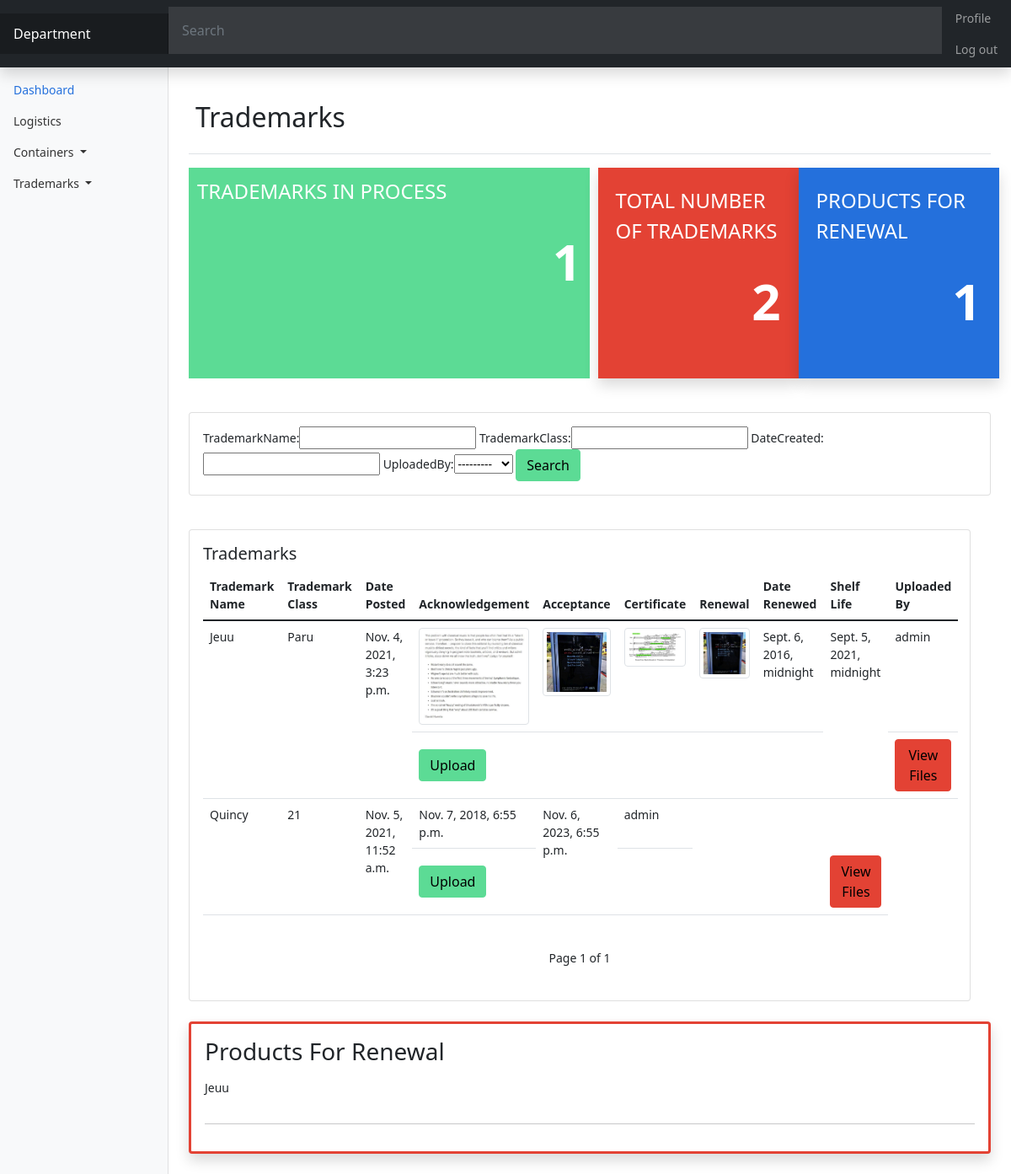
The page /trademark/ (signed in) on the database its author committed.
### app/models.py (models this page shows)
class Trademark(models.Model):
    trademarkName = models.CharField(max_length=100)
    trademarkClass = models.CharField(max_length=100)
    dateCreated = models.DateTimeField(default=timezone.now)
    acknowledgeDoc = models.FileField(upload_to='acknowledge_docs', null=True, blank=True)
    acceptanceDoc = models.FileField(upload_to='acceptance_docs/', null=True, blank=True)
    cert = models.FileField(upload_to='trademark_cert/', null=True, blank=True)
    renewalDoc = models.FileField(upload_to='renewalDocs', null=True, blank=True)
    dateRenewed = models.DateTimeField(default=timezone.now)
    uploadedBy = models.ForeignKey(User, on_delete=models.RESTRICT)
    @property
    def shelfLife(self):
        return self.dateRenewed + datetime.timedelta(days = 365*5)
    def __str__(self):
        return self.trademarkName

### app/views.py (the view)
# urls.py: path('trademark/', views.trademark, name='app-trademark'),
@login_required
def trademark(request):
    trads = Trademark.objects.all()
    tradtot = Trademark.objects.count()
    prodren = Trademark.objects.filter(renewalDoc__exact='').count()
    expi = [x.id for x in trads if x.shelfLife - timezone.now() <= datetime.timedelta(days=185)]
    exp = Trademark.objects.filter(id__in=expi).count()
    trexpired = Trademark.objects.filter(id__in=expi).order_by('-dateRenewed')
    paginator = Paginator(trads, 5)
    page_number = request.GET.get('page')
    page_obj = paginator.get_page(page_number)
    myFilter = TrademarkFilter(request.GET, queryset=trads)
    trads = myFilter.qs
    context = {'trads':trads, 'page_obj':page_obj, 'trexpired':trexpired, 'tradtot':tradtot, 'exp':exp, 'prodren':prodren, 'myFilter':myFilter}
    return render(request, 'app/trademark.html', context)

### app/templates/app/trademark.html (shortened to what this page needs)
{% extends "app/base.html" %}
{% block content %}
{% load static %}
<body class="bodie">
    <header class="navbar navbar-dark sticky-top bg-dark flex-md-nowrap p-0 shadow">
        <a class="navbar-brand col-md-3 col-lg-2 me-0 px-3" href="#">Department</a>
        <input class="form-control form-control-dark w-100 mt-2 py-3" type="text" placeholder="Search" aria-label="Search">
        <div class="navbar-nav">
          <div class="nav-item text-nowrap">
            {% if user.is_authenticated %}
              <a class="nav-link px-3" href="{% url 'profile' %}">Profile</a>
              <a class="nav-link px-3" href="{% url 'logout' %}">Log out</a>
            {% else %}
              <a class="nav-link px-3" href="{% url 'login' %}">Login</a>
            {% endif %}
          </div>
        </div>
      </header>
      <section>
        <div class="container">
          <div class="row">
            <nav id="sidebarMenu" class="col-md-3 mt-4 col-lg-2 d-md-block bg-light sidebar collapse">
              <div class="pt-3">
                <ul class="nav flex-column">
                  <li class="nav-item">
                    <a class="nav-link active" aria-current="page" href="#">
                      Dashboard
                    </a>
                  </li>
                  <li class="nav-item">
                    <a class="nav-link" href="{% url 'app-dashboard' %}">
                      Logistics
                    </a>
                  </li>
                  <li class="nav-item dropdown">
                    <a class="nav-link dropdown-toggle" id="dropdownMenuLink" href="#" data-bs-toggle="dropdown" aria-expanded="false">
                      Containers
                    </a>
                  </li>
                  <li class="nav-item">
                    <a class="nav-link dropdown-toggle" id="dropdownMenuLink2" href="#" data-bs-toggle="dropdown" aria-expanded="false">
                      Trademarks
                    </a>
                  </li>
                </div>
              </div>
          </div>
      </section>
      <section class="col-md-9 ms-sm-auto col-lg-10 px-md-4 dashsec">
        <div class="d-flex justify-content-between flex-wrap flex-md-nowrap mt-3 align-items-center pt-3 pb-2 mb-3 border-bottom">
          <h1 class="h2 p-2">Trademarks</h1>
        </div>
        <div class="row">
          <div class="d-flex flex-sm-row flex-column topsect">
            <div class="col-md-6 col-lg-6 process">
              <header>Trademarks in Process</header>
              <h4 class="py-4 mb-3">{{prodren}}</h4>
            </div>
            <div class="d-flex flex-sm-row flex-column col-md-6 prod col-lg-6">
              <div class="col tot p-3 shadow">
                <header>Total Number of Trademarks</header>
                <h4 class="py-4 mb-3">{{tradtot}}</h4>
              </div>
              <div class="col ren p-3 shadow">
                <header>Products for Renewal</header>
                <h4 class="py-4 mb-3">{{exp}}</h4>
              </div>
            </div>
          </div>
        </div>
        <div class="row py-4 mt-3">
          <div class="d-flex flex-sm-row flex-column">
            <div class="d-flex card card-body">
              <form method="get">
                {{myFilter.form}}
                <button class="btn btn-primary" type="submit">Search</button>
              </form>
            </div>
          </div>
          <div class="row py-4 mt-3">
            <div class="d-flex flex-sm-row flex-column">
              <div class="d-flex card card-body">
                <h5>Trademarks</h5>
                <div class="dflex flex-sm-row flex-column">
                  <table class="table table-responsive">
                    <thead>
                      <tr>
                        <th>Trademark Name</th>
                        <th>Trademark Class</th>
                        <th>Date Posted</th>
                        <th>Acknowledgement</th>
                        <th>Acceptance</th>
                        <th>Certificate</th>
                        <th>Renewal</th>
                        <th>Date Renewed</th>
                        <th>Shelf Life</th>
                        <th>Uploaded By</th>
                      </tr>
                    </thead>
                    <tbody>
                      {% for i in trads %}
                        <tr>
                          <td rowspan="2">{{i.trademarkName}}</td>
                          <td rowspan="2">{{i.trademarkClass}}</td>
                          <td rowspan="2">{{i.dateCreated}}</td>
                          {% if i.acknowledgeDoc %}
                           <td><img  class="img-thumbnail" src="{{i.acknowledgeDoc.url}}"></td>
                          {% endif %}
                          {% if i.acceptanceDoc %}
                           <td><img  class="img-thumbnail" src="{{i.acceptanceDoc.url}}"></td>
                          {% endif %}
                          {% if i.cert %}
                            <td><img class="img-thumbnail" src="{{i.cert.url}}"></td>
                          {% endif %}
                          {% if i.renewalDoc %}
                           <td><img class="img-thumbnail" src="{{i.renewalDoc.url}}"></td>
                          {% endif %}
                          <td>{{i.dateRenewed}}</td>
                          <td rowspan="2">{{i.shelfLife}}</td>
                          <td>{{i.uploadedBy}}</td>
                        </tr>
                        <tr class="align-middle">
                          <td class="justify-content-center align-middle" colspan="5"><a href="{% url 'trademark-update' i.id %}" class="btn btn-primary">Upload</a></td>
                          <td><a href="{% url 'trademark-detail' i.pk %}" class="btn btn-secondary">View Files</a></td>
                        </tr>
                        {% endfor %}
                    </tbody>
                  </table>
                </div>
                <div class="container p-4">
                  <div class="pagination justify-content-center">
                    <span class="step-links">
                      <span class="current">
                        Page {{ page_obj.number }} of {{ page_obj.paginator.num_pages }}
                      </span>
                    </span>
                  </div>
                </div>
              </div>
            </div>
          </div>
          <div class="d-flex flex-sm-row flex-column">
            <div class="d-flex card card-body shadow rounded-top border-3 border-secondary">
              <h3 class="mb-3">Products For Renewal</h3>
              {% for i in trexpired %}
                  <p>{{ i }}</p><hr>
              {% endfor %}
            </div>
          </div>
      </section>
    </body>
    </html>
    {% endblock %}

### app/templates/app/base.html (shortened to what this page needs)
{% load static %}
<!DOCTYPE html>
<html lang="en">
<head>
    <link href="{% static 'assets/css/style.css' %}" rel="stylesheet">
</head>
    {% block content %}{% endblock %}

### rows shown on the page
Trademark: trademarkName "Jeuu", trademarkClass "Paru", dateCreated "Nov. 4, 2021, 3:23 p.m.", acknowledgeDoc (picture), acceptanceDoc (picture), cert (picture), renewalDoc (picture), dateRenewed "Sept. 6, 2016, midnight", shelfLife "Sept. 5, 2021, midnight", uploadedBy "admin"
Trademark: trademarkName "Quincy", trademarkClass "21", dateCreated "Nov. 5, 2021, 11:52 a.m.", dateRenewed "Nov. 7, 2018, 6:55 p.m.", shelfLife "Nov. 6, 2023, 6:55 p.m.", uploadedBy "admin"

### other values the page prints
{{ prodren }} "1"
{{ tradtot }} "2"
{{ exp }} "1"
{{ page_obj.number }} "1"
{{ page_obj.paginator.num_pages }} "1"
